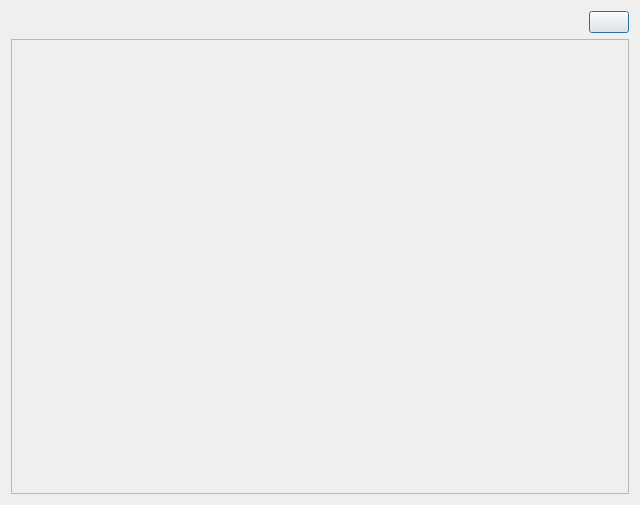
<?xml version="1.0" encoding="UTF-8"?>
<ui version="4.0">
 <class>inventario</class>
 <widget class="QDialog" name="inventario">
  <property name="geometry">
   <rect>
    <x>0</x>
    <y>0</y>
    <width>640</width>
    <height>505</height>
   </rect>
  </property>
  <property name="windowTitle">
   <string>Dialog</string>
  </property>
  <layout class="QVBoxLayout" name="verticalLayout">
   <item alignment="Qt::AlignRight">
    <widget class="QPushButton" name="pushButton">
     <property name="text">
      <string/>
     </property>
     <property name="icon">
      <iconset resource="../../Recursos.qrc">
       <normaloff>:/greenicons/icons/greenicons/x.svg</normaloff>:/greenicons/icons/greenicons/x.svg</iconset>
     </property>
    </widget>
   </item>
   <item>
    <widget class="QScrollArea" name="scrollArea">
     <property name="widgetResizable">
      <bool>true</bool>
     </property>
     <widget class="QWidget" name="scrollAreaWidgetContents">
      <property name="geometry">
       <rect>
        <x>0</x>
        <y>0</y>
        <width>620</width>
        <height>455</height>
       </rect>
      </property>
     </widget>
    </widget>
   </item>
  </layout>
 </widget>
 <resources>
  <include location="../../Recursos.qrc"/>
 </resources>
 <connections/>
</ui>
